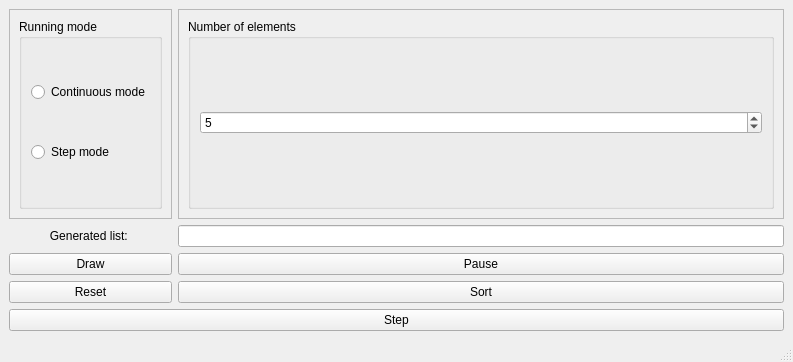
<?xml version="1.0" encoding="UTF-8"?>
<ui version="4.0">
 <class>MainWindow</class>
 <widget class="QMainWindow" name="MainWindow">
  <property name="geometry">
   <rect>
    <x>0</x>
    <y>0</y>
    <width>793</width>
    <height>362</height>
   </rect>
  </property>
  <property name="windowTitle">
   <string>Multi process sort </string>
  </property>
  <widget class="QWidget" name="centralwidget">
   <layout class="QGridLayout" name="gridLayout">
    <item row="4" column="1">
     <widget class="QPushButton" name="pauseButton">
      <property name="text">
       <string>Pause</string>
      </property>
     </widget>
    </item>
    <item row="5" column="1">
     <widget class="QPushButton" name="sortButton">
      <property name="text">
       <string>Sort</string>
      </property>
     </widget>
    </item>
    <item row="5" column="0">
     <widget class="QPushButton" name="resetButton">
      <property name="text">
       <string>Reset</string>
      </property>
     </widget>
    </item>
    <item row="4" column="0">
     <widget class="QPushButton" name="drawButton">
      <property name="text">
       <string>Draw</string>
      </property>
     </widget>
    </item>
    <item row="2" column="0">
     <widget class="QFrame" name="frame">
      <property name="frameShape">
       <enum>QFrame::StyledPanel</enum>
      </property>
      <property name="frameShadow">
       <enum>QFrame::Raised</enum>
      </property>
      <layout class="QGridLayout" name="gridLayout_3">
       <item row="0" column="0">
        <widget class="QGroupBox" name="groupBox">
         <property name="title">
          <string>Running mode</string>
         </property>
         <property name="flat">
          <bool>false</bool>
         </property>
         <layout class="QGridLayout" name="gridLayout_2">
          <item row="3" column="0">
           <widget class="QRadioButton" name="contRad">
            <property name="text">
             <string>Continuous mode</string>
            </property>
            <attribute name="buttonGroup">
             <string notr="true">Mode</string>
            </attribute>
           </widget>
          </item>
          <item row="4" column="0">
           <widget class="QRadioButton" name="stepModeRad">
            <property name="text">
             <string>Step mode</string>
            </property>
            <attribute name="buttonGroup">
             <string notr="true">Mode</string>
            </attribute>
           </widget>
          </item>
         </layout>
        </widget>
       </item>
      </layout>
     </widget>
    </item>
    <item row="3" column="0">
     <widget class="QLabel" name="label">
      <property name="text">
       <string>Generated list: </string>
      </property>
      <property name="alignment">
       <set>Qt::AlignCenter</set>
      </property>
     </widget>
    </item>
    <item row="3" column="1">
     <widget class="QLineEdit" name="list"/>
    </item>
    <item row="2" column="1">
     <widget class="QFrame" name="frame_2">
      <property name="frameShape">
       <enum>QFrame::StyledPanel</enum>
      </property>
      <property name="frameShadow">
       <enum>QFrame::Raised</enum>
      </property>
      <layout class="QGridLayout" name="gridLayout_4">
       <item row="0" column="0">
        <widget class="QGroupBox" name="groupBox_2">
         <property name="title">
          <string>Number of elements</string>
         </property>
         <layout class="QGridLayout" name="gridLayout_5">
          <item row="0" column="0">
           <widget class="QDoubleSpinBox" name="stepSpinBox">
            <property name="decimals">
             <number>0</number>
            </property>
            <property name="maximum">
             <double>50.000000000000000</double>
            </property>
            <property name="value">
             <double>5.000000000000000</double>
            </property>
           </widget>
          </item>
         </layout>
        </widget>
       </item>
      </layout>
     </widget>
    </item>
    <item row="6" column="0" colspan="2">
     <widget class="QPushButton" name="stepButton">
      <property name="text">
       <string>Step</string>
      </property>
     </widget>
    </item>
   </layout>
  </widget>
  <widget class="QMenuBar" name="menubar">
   <property name="geometry">
    <rect>
     <x>0</x>
     <y>0</y>
     <width>793</width>
     <height>19</height>
    </rect>
   </property>
  </widget>
  <widget class="QStatusBar" name="statusbar"/>
 </widget>
 <resources/>
 <connections/>
 <buttongroups>
  <buttongroup name="Mode"/>
 </buttongroups>
</ui>
